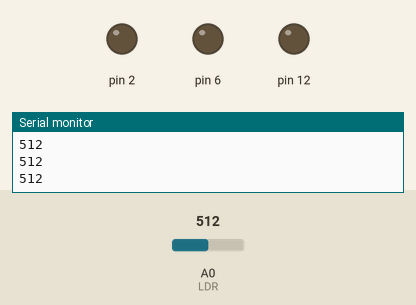
Bench run of a sketch on a simulated Arduino Uno, built with avr-gcc and run on an emulated ATmega328P. On the bench: output pins drawn as LEDs (lit = HIGH), the last lines printed to the serial monitor. The test bench sets the inputs (shaded band); at power-on: A0 (LDR) = 512.

Above: at 1.2 s.
1.3 s: A0 (LDR) set to 11
2.8 s: A0 (LDR) set to 8
At 3.8 s:
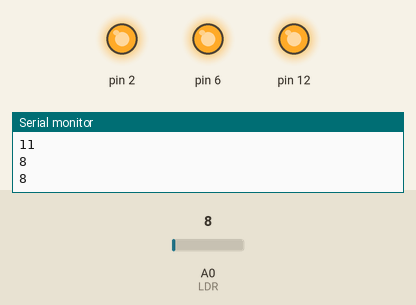
4.7 s: A0 (LDR) set to 122
At 5.7 s:
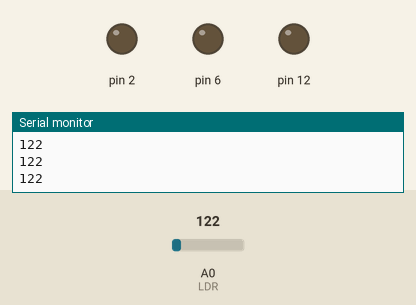
6.3 s: A0 (LDR) set to 0
At 6.47 s:
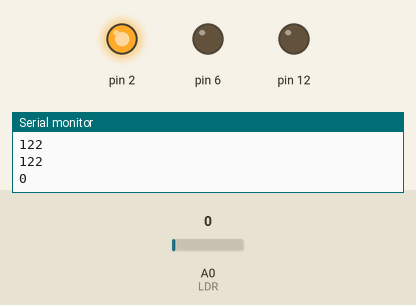
Timing chart, 0 to 9.2 s (numbered marks = the images above; inputs shaded):
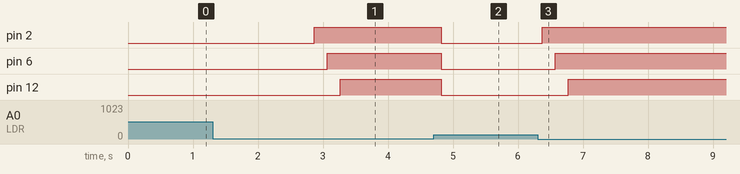

Measured:
- the behaviour switches between 10 and 9 on A0 (LDR) (found by bisection; images 0 and 1)
- after the input at 2.8 s, pin 2: LOW → HIGH after 0.07 s; pin 6: LOW → HIGH after 0.27 s; pin 12: LOW → HIGH after 0.47 s
- after the input at 4.7 s, pin 2, pin 6, pin 12: HIGH → LOW after 0.12 s
- after the input at 6.3 s, pin 2: LOW → HIGH after 0.08 s; pin 6: LOW → HIGH after 0.28 s; pin 12: LOW → HIGH after 0.48 s

The sketch:

Ike_Nurhayati.ino
```cpp
int LDR = 0;
int LDRValue = 0;
int Light_sensitivity = 10;


void setup()
{
  Serial.begin(9600);
  pinMode(2, OUTPUT);
  pinMode(6, OUTPUT);
  pinMode(12, OUTPUT);
}
void loop()
{
  LDRValue = analogRead(LDR);
  Serial.println(LDRValue);
  delay(50);

  if(LDRValue < Light_sensitivity)
  {
    digitalWrite(2, HIGH);
    delay(200);
    digitalWrite(6, HIGH);
    delay(200);
    digitalWrite(12, HIGH);
    delay(200);
  }
  else
  {
    digitalWrite(2, LOW);
    digitalWrite(6, LOW);
    digitalWrite(12, LOW);

  }
}
```
